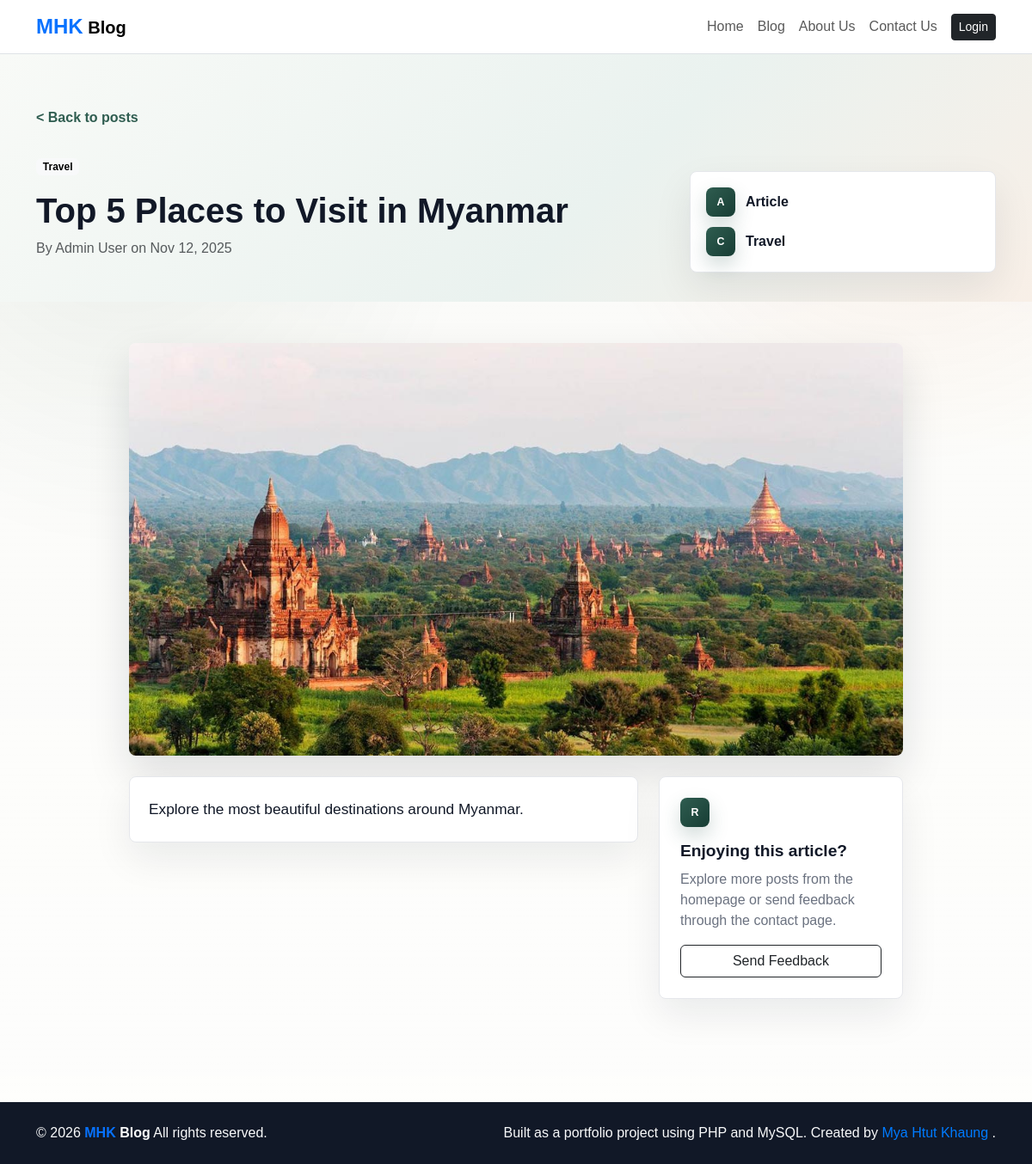
/pages/post.php?id=3, run on the app's committed database.
### tables this page shows
CREATE TABLE IF NOT EXISTS posts (
  id INT AUTO_INCREMENT PRIMARY KEY,
  category_id INT,
  user_id INT,
  title VARCHAR(255) NOT NULL,
  content TEXT NOT NULL,
  image VARCHAR(255),
  status ENUM('draft', 'published') DEFAULT 'published',
  created_at TIMESTAMP DEFAULT CURRENT_TIMESTAMP,
  FOREIGN KEY (category_id) REFERENCES categories(id) ON DELETE SET NULL,
  FOREIGN KEY (user_id) REFERENCES users(id) ON DELETE CASCADE
);

CREATE TABLE IF NOT EXISTS categories (
  id INT AUTO_INCREMENT PRIMARY KEY,
  name VARCHAR(100) NOT NULL,
  description TEXT,
  created_at TIMESTAMP DEFAULT CURRENT_TIMESTAMP
);

CREATE TABLE users (
    id INT AUTO_INCREMENT PRIMARY KEY,
    name VARCHAR(100),
    email VARCHAR(100) UNIQUE,
    password VARCHAR(255),
    role ENUM('superadmin','admin','customer') DEFAULT 'customer',
    created_at TIMESTAMP DEFAULT CURRENT_TIMESTAMP
);

### config/functions.php (called while the page is built, shortened)
<?php
function url(string $path = ''): string
{
    return BASE_URL . ltrim($path, '/');
}
function e(?string $value): string
{
    return htmlspecialchars((string) $value, ENT_QUOTES, 'UTF-8');
}
function postImageUrl(?string $image): string
{
    $image = ltrim($image, '/');
    if (str_starts_with($image, 'blogs/')) {
        return url('uploads/' . $image);
    }
    return url('uploads/blogs/' . $image);
}
?>

### pages/post.php (the view, shortened to what this page needs)
<?php
require_once __DIR__ . '/../config/connection.php';
require_once __DIR__ . '/../config/functions.php';
$id = max(0, (int) ($_GET['id'] ?? 0));
$stmt = $conn->prepare("
    SELECT posts.*, categories.name AS category_name, users.name AS author_name
    FROM posts
    LEFT JOIN categories ON posts.category_id = categories.id
    LEFT JOIN users ON posts.user_id = users.id
    WHERE posts.id = ? AND posts.status = 'published'
    LIMIT 1
");
$stmt->bind_param('i', $id);
$stmt->execute();
$post = $stmt->get_result()->fetch_assoc();
include __DIR__ . '/../includes/header.php';
?>
<main>
    <section class="post-hero">
        <div class="container">
            <a href="<?= url('#blog'); ?>" class="back-link">Back to posts</a>
            <div class="row align-items-end g-4 mt-2">
                <div class="col-lg-8" data-animate>
                    <span class="badge text-bg-light"><?= e($post['category_name'] ?? 'Uncategorized'); ?></span>
                    <h1 class="mt-3"><?= e($post['title']); ?></h1>
                    <p class="text-muted">By <?= e($post['author_name'] ?? 'Admin'); ?> on <?= date('M d, Y', strtotime($post['created_at'])); ?></p>
                </div>
                <div class="col-lg-4" data-animate>
                    <div class="article-meta-panel">
                        <div><i class="icon-badge">A</i><span>Article</span></div>
                        <div><i class="icon-badge">C</i><span><?= e($post['category_name'] ?? 'Uncategorized'); ?></span></div>
                    </div>
                </div>
            </div>
        </div>
    </section>
    <article class="container post-detail section-pad pt-4">
        <img class="post-detail-img" src="<?= e(postImageUrl($post['image'])); ?>" alt="<?= e($post['title']); ?>" data-animate>
        <div class="row g-4">
            <div class="col-lg-8">
                <div class="post-content content-panel" data-animate>
                    <?= nl2br(e($post['content'])); ?>
                </div>
            </div>
            <aside class="col-lg-4">
                <div class="info-card sticky-note" data-animate>
                    <i class="icon-badge">R</i>
                    <h2>Enjoying this article?</h2>
                    <p>Explore more posts from the homepage or send feedback through the contact page.</p>
                    <a href="<?= url('pages/contact.php'); ?>" class="btn btn-outline-dark w-100">Send Feedback</a>
                </div>
            </aside>
        </div>
    </article>
</main>
<?php include __DIR__ . '/../includes/footer.php'; ?>

### assets/css/style.css (style rules this page uses)
:root { --ink: #111827; --muted: #6b7280; --line: #e5e7eb; --paper: #ffffff; --soft: #f5f7f2; --accent: #2f5d50; --gold: #d9a441; --coral: #d86f45; --sky: #e8f1f5; }
* { letter-spacing: 0; }
body { color: var(--ink); background: #fbfbf8; font-family: Arial, Helvetica, sans-serif; }
body::before { content: ""; position: fixed; inset: 0; pointer-events: none; background: radial-gradient(circle at 12% 18%, rgba(47, 93, 80, 0.08), transparent 26%), radial-gradient(circle at 88% 12%, rgba(216, 111, 69, 0.09), transparent 24%), linear-gradient(180deg, rgba(255, 255, 255, 0), rgba(255, 255, 255, 0.65)); z-index: -1; }
.hero-panel, .contact-form, .auth-card, .content-panel, .stat-card { background: var(--paper); border: 1px solid var(--line); border-radius: 8px; box-shadow: 0 18px 45px rgba(17, 24, 39, 0.08); }
.section-pad { padding: 72px 0; }
.page-hero, .post-hero { position: relative; overflow: hidden; background: linear-gradient(135deg, #f8faf7 0%, #eaf2ef 58%, #f8efe7 100%); }
.post-detail { max-width: 900px; }
.post-detail-img { width: 100%; max-height: 480px; object-fit: cover; border-radius: 8px; margin: 24px 0; box-shadow: 0 22px 50px rgba(17, 24, 39, 0.13); }
.post-content { font-size: 1.08rem; line-height: 1.8; }
.icon-badge { width: 34px; height: 34px; display: inline-flex; align-items: center; justify-content: center; flex: 0 0 34px; border-radius: 8px; color: #fff; background: linear-gradient(135deg, var(--accent), #173d34); font-style: normal; font-size: 0.78rem; font-weight: 800; box-shadow: 0 10px 22px rgba(47, 93, 80, 0.22); }
.info-card, .category-count, .article-meta-panel, .empty-state { background: #fff; border: 1px solid var(--line); border-radius: 8px; box-shadow: 0 18px 45px rgba(17, 24, 39, 0.08); }
.info-card { padding: 24px; }
.info-card h2 { font-size: 1.2rem; font-weight: 800; margin: 16px 0 10px; }
.info-card p { color: var(--muted); }
.post-hero { padding: 62px 0 34px; }
.post-hero h1 { font-weight: 800; }
.back-link { color: var(--accent); font-weight: 800; text-decoration: none; }
.back-link::before { content: "< "; }
.article-meta-panel { padding: 18px; display: grid; gap: 12px; }
.article-meta-panel div { display: flex; align-items: center; gap: 12px; font-weight: 800; }
.sticky-note { position: sticky; top: 92px; }
[data-animate] { opacity: 0; transform: translateY(18px); transition: opacity 520ms ease, transform 520ms ease; }
.content-panel { padding: 22px; }

### data on the page
posts: category.name "Travel", title "Top 5 Places to Visit in Myanmar", user.name "Admin User", created_at "Nov 12, 2025", image (picture), content "Explore the most beautiful destinations around Myanmar."
